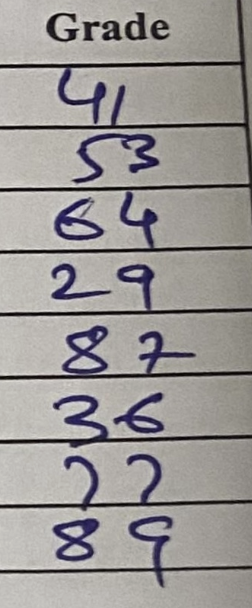
#> input picture images/handwritten_img/Screenshot 2023-10-14 at 10.48.19 AM.png, 252 x 608 px, found by its file name
$ python tyr.py
#> lines starting #> are read from the running program, lines starting #| are printed output that depends on the picture; after the words box and inside, x2 and y2 are one past the last pixel; in counts of white or black regions, pixels touching at a corner belong together
import cv2
import numpy as np
from matplotlib import pyplot as plt
from PIL import Image
# Upload the image in Google Colab


image_path  = '/Users/vansh/PycharmProjects/Text-Extractor/images/handwritten_img/Screenshot 2023-10-14 at 10.48.19 AM.png'

# Load the image
image = cv2.imread(image_path)
#> image is the input picture: shape (608, 252, 3); mean B, G, R 149.4, 151.2, 154.7

# Convert the image to grayscale
gray = cv2.cvtColor(image, cv2.COLOR_BGR2GRAY)
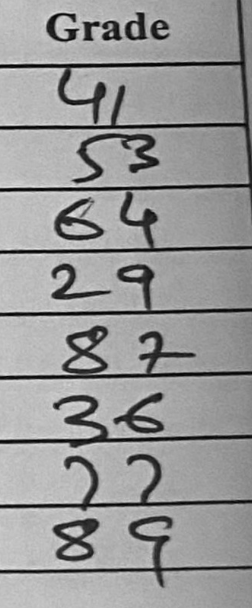
#> gray: shape (608, 252); min 1, max 233, mean 152.1

# Apply thresholding to binarize the image
thresh = cv2.adaptiveThreshold(gray,255,cv2.ADAPTIVE_THRESH_GAUSSIAN_C,cv2.THRESH_BINARY,11, 2.0)
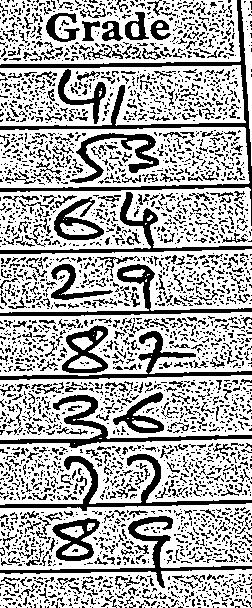
#> thresh: shape (608, 252); 67.6% white; 3108 black regions (2722 under 20 px)
# Find contours in the thresholded image
contours, _ = cv2.findContours(thresh, cv2.RETR_EXTERNAL, cv2.CHAIN_APPROX_SIMPLE)
#> contours = 25 contours, 13 with area under 20; largest, box (x1, y1, x2, y2) and area: (0, 0, 241, 65) 14579, (0, 503, 252, 570) 14308, (0, 127, 250, 188) 14005, (0, 439, 252, 505) 13748, (0, 312, 252, 376) 13746

# Create an empty canvas to draw the contours on
contour_image = np.zeros_like(image)

# List to store extracted digits
extracted_digits = []

con = 0
# Loop through the contours
for i, contour in enumerate(contours):
    # Get the bounding box of the contour
    x, y, w, h = cv2.boundingRect(contour)

    # Extract the digit from the original image using the bounding box
    digit = image[y:y+h, x:x+w]

    # Save the digit image with a unique filename (e.g., "digit0.png", "digit1.png", etc.)
    filename = f"/Users/vansh/PycharmProjects/Text-Extractor/script/segmented_images/digit{i}.png"
    cv2.imwrite(filename, digit)

    digit_gray = cv2.cvtColor(digit, cv2.COLOR_BGR2GRAY)
    cv2.imshow("img",digit_gray)

    pil_image = Image.fromarray(digit_gray)
    # Convert grayscale to RGB
    digit_rgb = pil_image.convert('RGB')
    print(digit_gray.shape)
    # Append the extracted digit to the list
    extracted_digits.append(digit)

    # Draw the contour on the canvas
    cv2.drawContours(contour_image, [contour], -1, (0, 255, 0), 2)
#> this loop made 25 passes
#> (x, y, w, h) on passes 2, 3, 4, 6, 10, 12, 16, 17, 19, 20, 21, 22: (0, 569, 252, 39), (0, 549, 4, 5), (0, 503, 252, 67), (0, 439, 252, 66), (0, 375, 252, 65), (0, 312, 252, 64), (123, 269, 22, 9), (0, 249, 252, 64), (147, 215, 6, 6), (0, 187, 252, 63), (0, 127, 250, 61), (0, 65, 246, 61)
#> (contour, x, y, w, h, digit, digit_gray) on passes 1, 7, 8, 24: ([[236, 607], [237, 607]], 236, 607, 2, 1, [[141, 146, 150], [139, 144, 148]], [[147, 145]]), ([[99, 438], [101, 438]], 99, 438, 3, 1, [[63, 46, 48], [60, 42, 44], [56, 38, 40]], [[49, 45, 41]]), ([[0, 432], [0, 433]], 0, 432, 1, 2, [[188, 194, 196], [191, 197, 199]], [194, 197]), ([[91, 0], [92, 0]], 91, 0, 2, 1, [[173, 178, 182], [167, 172, 176]], [[179, 173]])
#| (1, 2)
#| (39, 252)
#| (5, 4)
#| (67, 252)
#| (1, 1)
#| (66, 252)
#| (1, 3)
#| (2, 1)
#> (further printed lines are left out)
#> pass 2, `digit = image[y:y+h, x:x+w]`:
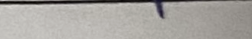
#> digit: shape (39, 252, 3); mean B, G, R 159.2, 163.5, 166.5
#> after the loop:
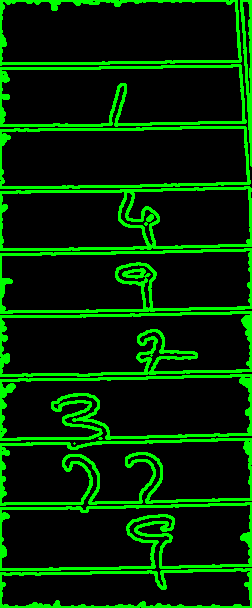
#> contour_image: shape (608, 252, 3); mean B, G, R 0, 42.9, 0
#> after the loop:
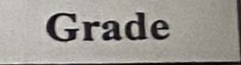
#> digit: shape (65, 241, 3); mean B, G, R 147.2, 152.4, 156
#> after the loop, extracted_digits = 25 items

# Display the image with contours using Matplotlib
plt.imshow(cv2.cvtColor(contour_image, cv2.COLOR_BGR2RGB))
plt.axis('off')
plt.show()

# Now, you have a list of extracted digits in the 'extracted_digits' variable for further processing or recognition.

$ run again, with images/handwritten_img/Screenshot 2023-10-17 at 9.11.33 AM.png copied over images/handwritten_img/Screenshot 2023-10-14 at 10.48.19 AM.png
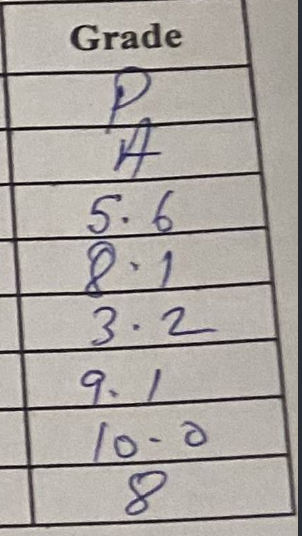
#> input picture images/handwritten_img/Screenshot 2023-10-17 at 9.11.33 AM.png, 302 x 536 px, found by its file name
#> image is the input picture: shape (536, 302, 3); mean B, G, R 160.4, 165.3, 170.4
#> `thresh = cv2.adaptiveThreshold(gray,255,cv2.ADAPTIVE_THRESH_GAUSSIAN_C..`:
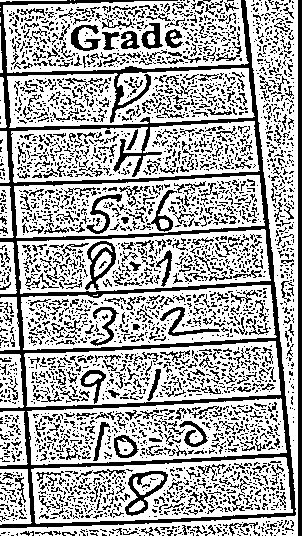
#> thresh: shape (536, 302); 66.8% white; 3349 black regions (2876 under 20 px)
#> contours = 29 contours, 10 with area under 20; largest, box (x1, y1, x2, y2) and area: (0, 0, 298, 536) 16059, (3, 0, 249, 73) 15637, (31, 457, 293, 524) 13941, (27, 398, 287, 465) 13610, (24, 341, 281, 407) 13240
#> the loop `for i, contour in enumerate(contours):` made 29 passes
#> (x, y, w, h) on passes 2, 3, 4, 6, 7, 8, 9, 10: (64, 533, 8, 3), (0, 469, 32, 56), (31, 457, 262, 67), (0, 411, 28, 55), (27, 398, 260, 67), (0, 354, 24, 54), (24, 341, 257, 66), (0, 297, 20, 54)
#> (printed output is left out)
#> after the loop `for i, contour in enumerate(contours):`:
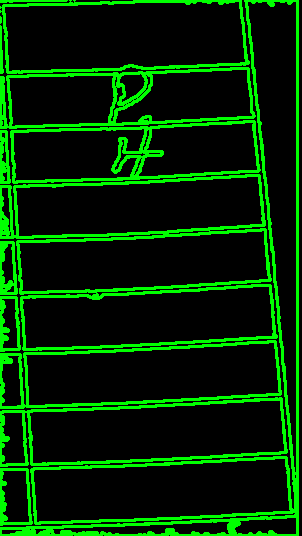
#> contour_image: shape (536, 302, 3); mean B, G, R 0, 44.8, 0
#> after the loop `for i, contour in enumerate(contours):`: extracted_digits = 29 items
